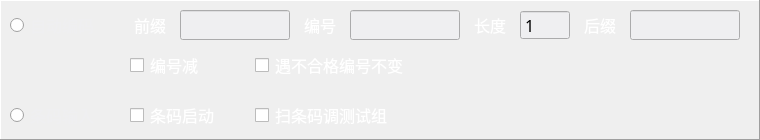
       <widget class="QFrame" name="frame_2">
        <property name="geometry">
         <rect>
          <x>0</x>
          <y>0</y>
          <width>760</width>
          <height>140</height>
         </rect>
        </property>
        <property name="styleSheet">
         <string notr="true"/>
        </property>
        <property name="frameShape">
         <enum>QFrame::Panel</enum>
        </property>
        <property name="frameShadow">
         <enum>QFrame::Raised</enum>
        </property>
        <widget class="QCheckBox" name="checkBox_6">
         <property name="geometry">
          <rect>
           <x>255</x>
           <y>100</y>
           <width>150</width>
           <height>30</height>
          </rect>
         </property>
         <property name="font">
          <font>
           <family>微软雅黑</family>
           <pointsize>12</pointsize>
          </font>
         </property>
         <property name="styleSheet">
          <string notr="true">color: rgb(255, 255, 255);
border:0px;</string>
         </property>
         <property name="text">
          <string>扫条码调测试组</string>
         </property>
        </widget>
        <widget class="QLineEdit" name="lineEdit_2">
         <property name="geometry">
          <rect>
           <x>180</x>
           <y>10</y>
           <width>110</width>
           <height>30</height>
          </rect>
         </property>
         <property name="font">
          <font>
           <family>微软雅黑</family>
           <pointsize>12</pointsize>
          </font>
         </property>
         <property name="styleSheet">
          <string notr="true">background-color: rgb(239, 239, 241);</string>
         </property>
         <property name="placeholderText">
          <string/>
         </property>
        </widget>
        <widget class="QCheckBox" name="checkBox_4">
         <property name="geometry">
          <rect>
           <x>130</x>
           <y>50</y>
           <width>80</width>
           <height>30</height>
          </rect>
         </property>
         <property name="font">
          <font>
           <family>微软雅黑</family>
           <pointsize>12</pointsize>
          </font>
         </property>
         <property name="styleSheet">
          <string notr="true">color: rgb(255, 255, 255);
border:0px;</string>
         </property>
         <property name="text">
          <string>编号减</string>
         </property>
        </widget>
        <widget class="QRadioButton" name="radioButton_3">
         <property name="geometry">
          <rect>
           <x>10</x>
           <y>10</y>
           <width>90</width>
           <height>30</height>
          </rect>
         </property>
         <property name="font">
          <font>
           <family>微软雅黑</family>
           <pointsize>12</pointsize>
          </font>
         </property>
         <property name="styleSheet">
          <string notr="true">color: rgb(239, 239, 241);
border:0px;</string>
         </property>
         <property name="text">
          <string>自动编码</string>
         </property>
        </widget>
        <widget class="QLineEdit" name="lineEdit_5">
         <property name="geometry">
          <rect>
           <x>630</x>
           <y>10</y>
           <width>110</width>
           <height>30</height>
          </rect>
         </property>
         <property name="font">
          <font>
           <family>微软雅黑</family>
           <pointsize>12</pointsize>
          </font>
         </property>
         <property name="styleSheet">
          <string notr="true">background-color: rgb(239, 239, 241);</string>
         </property>
         <property name="placeholderText">
          <string/>
         </property>
        </widget>
        <widget class="QCheckBox" name="checkBox_8">
         <property name="geometry">
          <rect>
           <x>130</x>
           <y>100</y>
           <width>90</width>
           <height>30</height>
          </rect>
         </property>
         <property name="font">
          <font>
           <family>微软雅黑</family>
           <pointsize>12</pointsize>
          </font>
         </property>
         <property name="styleSheet">
          <string notr="true">color: rgb(255, 255, 255);
border:0px;</string>
         </property>
         <property name="text">
          <string>条码启动</string>
         </property>
        </widget>
        <widget class="QLineEdit" name="lineEdit_6">
         <property name="geometry">
          <rect>
           <x>350</x>
           <y>10</y>
           <width>110</width>
           <height>30</height>
          </rect>
         </property>
         <property name="font">
          <font>
           <family>微软雅黑</family>
           <pointsize>12</pointsize>
          </font>
         </property>
         <property name="styleSheet">
          <string notr="true">background-color: rgb(239, 239, 241);</string>
         </property>
         <property name="placeholderText">
          <string/>
         </property>
        </widget>
        <widget class="QLabel" name="label_2">
         <property name="geometry">
          <rect>
           <x>130</x>
           <y>10</y>
           <width>40</width>
           <height>30</height>
          </rect>
         </property>
         <property name="font">
          <font>
           <family>微软雅黑</family>
           <pointsize>12</pointsize>
          </font>
         </property>
         <property name="styleSheet">
          <string notr="true">color: rgb(255, 255, 255);
border:0px;</string>
         </property>
         <property name="text">
          <string>前缀</string>
         </property>
         <property name="alignment">
          <set>Qt::AlignCenter</set>
         </property>
        </widget>
        <widget class="QSpinBox" name="spinBox_4">
         <property name="geometry">
          <rect>
           <x>520</x>
           <y>10</y>
           <width>50</width>
           <height>30</height>
          </rect>
         </property>
         <property name="font">
          <font>
           <family>微软雅黑</family>
           <pointsize>12</pointsize>
          </font>
         </property>
         <property name="styleSheet">
          <string notr="true">background-color: rgb(239, 239, 241);</string>
         </property>
         <property name="wrapping">
          <bool>false</bool>
         </property>
         <property name="frame">
          <bool>true</bool>
         </property>
         <property name="buttonSymbols">
          <enum>QAbstractSpinBox::NoButtons</enum>
         </property>
         <property name="minimum">
          <number>1</number>
         </property>
        </widget>
        <widget class="QLabel" name="label_6">
         <property name="geometry">
          <rect>
           <x>580</x>
           <y>10</y>
           <width>40</width>
           <height>30</height>
          </rect>
         </property>
         <property name="font">
          <font>
           <family>微软雅黑</family>
           <pointsize>12</pointsize>
          </font>
         </property>
         <property name="styleSheet">
          <string notr="true">color: rgb(255, 255, 255);
border:0px;</string>
         </property>
         <property name="text">
          <string>后缀</string>
         </property>
         <property name="alignment">
          <set>Qt::AlignCenter</set>
         </property>
        </widget>
        <widget class="QRadioButton" name="radioButton_4">
         <property name="geometry">
          <rect>
           <x>10</x>
           <y>100</y>
           <width>90</width>
           <height>30</height>
          </rect>
         </property>
         <property name="font">
          <font>
           <family>微软雅黑</family>
           <pointsize>12</pointsize>
          </font>
         </property>
         <property name="styleSheet">
          <string notr="true">color: rgb(239, 239, 241);
border:0px;</string>
         </property>
         <property name="text">
          <string>条码输入</string>
         </property>
        </widget>
        <widget class="QLabel" name="label_7">
         <property name="geometry">
          <rect>
           <x>300</x>
           <y>10</y>
           <width>40</width>
           <height>30</height>
          </rect>
         </property>
         <property name="font">
          <font>
           <family>微软雅黑</family>
           <pointsize>12</pointsize>
          </font>
         </property>
         <property name="styleSheet">
          <string notr="true">color: rgb(255, 255, 255);
border:0px;</string>
         </property>
         <property name="text">
          <string>编号</string>
         </property>
         <property name="alignment">
          <set>Qt::AlignCenter</set>
         </property>
        </widget>
        <widget class="QCheckBox" name="checkBox_9">
         <property name="geometry">
          <rect>
           <x>255</x>
           <y>50</y>
           <width>155</width>
           <height>30</height>
          </rect>
         </property>
         <property name="font">
          <font>
           <family>微软雅黑</family>
           <pointsize>12</pointsize>
          </font>
         </property>
         <property name="styleSheet">
          <string notr="true">color: rgb(255, 255, 255);
border:0px;</string>
         </property>
         <property name="text">
          <string>遇不合格编号不变</string>
         </property>
        </widget>
        <widget class="QLabel" name="label_8">
         <property name="geometry">
          <rect>
           <x>470</x>
           <y>10</y>
           <width>40</width>
           <height>30</height>
          </rect>
         </property>
         <property name="font">
          <font>
           <family>微软雅黑</family>
           <pointsize>12</pointsize>
          </font>
         </property>
         <property name="styleSheet">
          <string notr="true">color: rgb(255, 255, 255);
border:0px;</string>
         </property>
         <property name="text">
          <string>长度</string>
         </property>
         <property name="alignment">
          <set>Qt::AlignCenter</set>
         </property>
        </widget>
       </widget>
